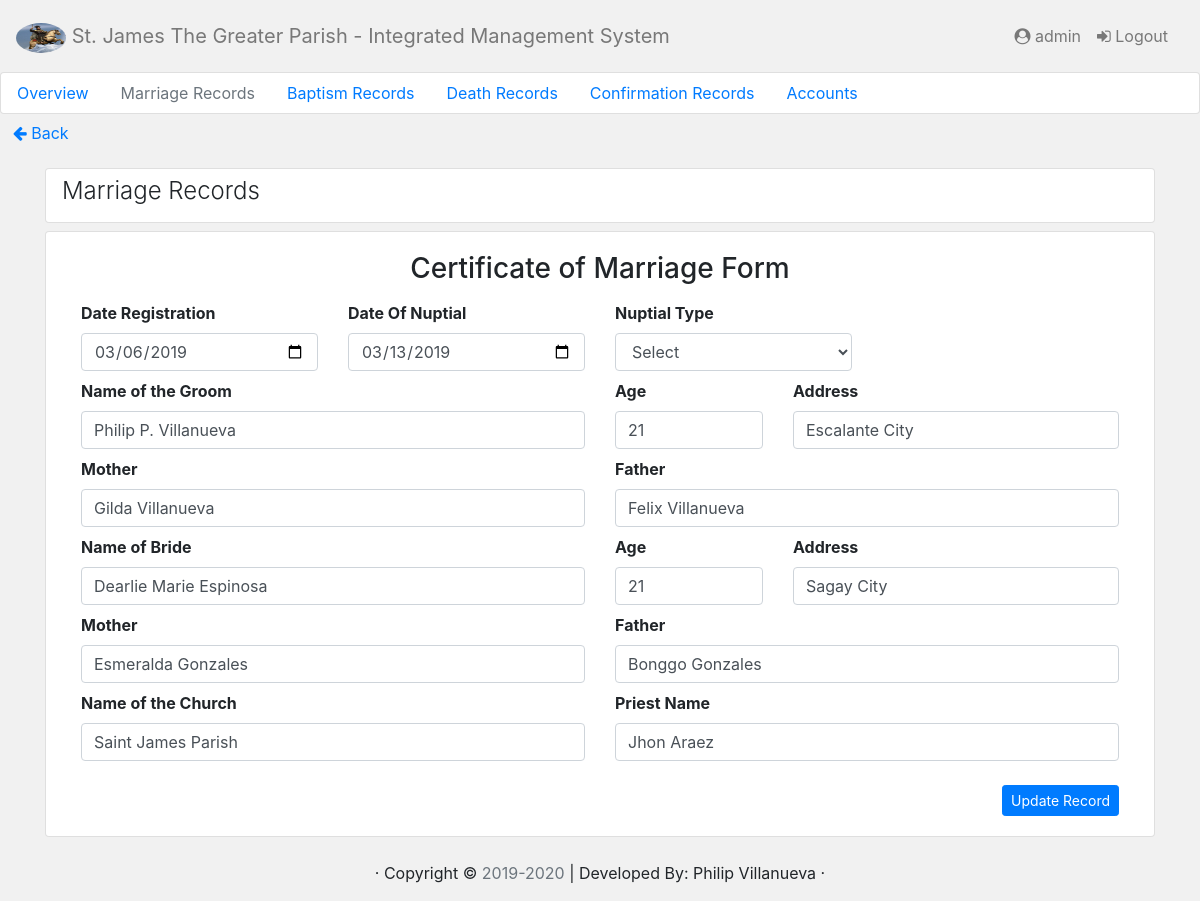
Screenshot of /view/marriage/edit.php?mid=12 (signed in) with the database file from the repository.
### tables this page shows
CREATE TABLE `marriage` (
  `id` int(11) NOT NULL,
  `date` varchar(20) NOT NULL,
  `date1` varchar(20) NOT NULL,
  `groom` varchar(255) NOT NULL,
  `age` varchar(255) NOT NULL,
  `address` varchar(255) NOT NULL,
  `mother` varchar(255) NOT NULL,
  `father` varchar(255) NOT NULL,
  `bride` varchar(255) NOT NULL,
  `age1` varchar(255) NOT NULL,
  `address1` varchar(255) NOT NULL,
  `mother1` varchar(255) NOT NULL,
  `father1` varchar(255) NOT NULL,
  `church` varchar(255) NOT NULL,
  `priest` varchar(255) NOT NULL,
  `nuptial_type` varchar(255) NOT NULL,
  `encoder` varchar(255) DEFAULT NULL,
  `created_at` timestamp NOT NULL DEFAULT CURRENT_TIMESTAMP ON UPDATE CURRENT_TIMESTAMP
);

### view/class/Marriage.php (called while the page is built, shortened)
<?php
class Marriage
{
        function getcoupleone($id){
            $conn = new Conn();
            $cn = $conn->connect(1);
            $data = array();
            $ctr = 0;
            $sql = "SELECT id,date, date1, groom, age, address, mother, father, bride, age1, address1, mother1, father1, church, priest,nuptial_type FROM marriage WHERE id=? ";
            $qry = $cn->prepare($sql);
            $qry->bind_param('s',$id);
            $qry->execute();
            $qry->bind_result($id,$date,$date1,$groom,$age,$address,$mother,$father,$bride,$age1,$address1,$mother1,$father1,$church,$priest,$nuptial_type);
            while($qry->fetch()){
                $data[$ctr]['id'] = $id;
                $data[$ctr]['date'] = $date;
                $data[$ctr]['date1'] = $date1;
                $data[$ctr]['groom'] = $groom;
                $data[$ctr]['age'] = $age;
                $data[$ctr]['address'] = $address;
                $data[$ctr]['mother'] = $mother;
                $data[$ctr]['father'] = $father;
                $data[$ctr]['bride'] = $bride;
                $data[$ctr]['age1'] = $age1;
                $data[$ctr]['address1'] = $address1;
                $data[$ctr]['mother1'] = $mother1;
                $data[$ctr]['father1'] = $father1;
                $data[$ctr]['church'] = $church;
                $data[$ctr]['priest'] = $priest;
                $data[$ctr]['nuptial_type'] = $nuptial_type;
                $ctr++;
            }
            return $data;
      }
}
?>

### view/marriage/edit.php (the view, shortened to what this page needs)
<?php
require_once "header.php"; ?>
<?php
    $mid = isset($_GET['mid']) ? $_GET['mid'] : "";
    $date = $date1= $groom= $age= $address= $mother= $father= $bride= $age1= $address1= $mother1= $father1= $church= $priest= $nuptial_type = "";
    require_once '../class/Marriage.php';
    $marriage = new Marriage();
    $marriage_array = $marriage->getcoupleone($mid);
     foreach($marriage_array as $value){
          $groom = $value['groom'];
          $bride = $value['bride'];
          $age = $value['age'];
          $age1 = $value['age1'];
          $address = $value['address'];
          $address1 = $value['address1'];
          $mother = $value['mother'];
          $mother1 = $value['mother1'];
          $father = $value['father'];
          $father1 = $value['father1'];
          $date = $value['date'];
          $date1 = $value['date1'];
          $church = $value['church'];
          $priest = $value['priest'];
  }
?>
<a href="index.php" class="btn btn-link"><i class="fa fa-arrow-left"></i> Back</a>
<div class="container mt-3 mb-3">
	<div class="row">
		<div class="col-md-12  animated fadeIn">
			<div class="card mb-2"><h4 class="font-weight-light navbar-text ml-3">Marriage Records </h4></div>
			<div class="card mb-5">
				<div class="card-body">
					 <div class="box box-info">
              <div class="box-header text-center">
                <h3 class="text-center box-title">Certificate of Marriage Form</h3>
              </div>
              <div class="box-body">
                <div class="form-group">
                  <div class="col-md-12 mt-3">
                    <form method="post" action="edit.php">
                                <div class="row">
                                    <div class="col-md-3 ">
                                        <label><b>Date Registration</b></label>
                                        <input required type="date" name="date" value="<?php echo $date ?>" class="form-control">
                                    </div>
                                    <div class="col-md-3">
                                        <label><b>Date Of Nuptial</b></label>
                                        <input required type="date" name="date1" value="<?php echo $date1 ?>" class="form-control">
                                    </div>
                                    <div class="col-md-3">
                                        <label><b>Nuptial Type</b></label>
                                        <select class="form-control" name="nuptial_type">
                                          <option value="">Select</option>
                                        </select>
                                    </div>
                                </div>
                                <div class="row mt-2">
                                    <div class="col-md-6 ">
                                        <label><b>Name of the Groom</b></label>
                                        <input required type="text" name="groom" value="<?php echo $groom ?>" class="form-control">
                                    </div>
                                    <div class="col-md-2">
                                        <label><b>Age</b></label>
                                        <input required type="number" name="age" value="<?php echo $age ?>" class="form-control">
                                    </div>
                                    <div class="col-md-4">
                                        <label><b>Address</b></label>
                                        <input required type="text" name="address" value="<?php echo $address ?>" class="form-control">
                                    </div>
                                </div>
                                <div class="row mt-2">
                                    <div class="col-md-6 ">
                                        <label><b>Mother</b></label>
                                        <input required type="text" name="mother" value="<?php echo $mother ?>" class="form-control">
                                    </div>
                                    <div class="col-md-6">
                                        <label><b>Father</b></label>
                                        <input required type="text" name="father" value="<?php echo $father ?>" class="form-control">
                                    </div>
                                </div>
                                <div class="row mt-2">
                                    <div class="col-md-6 ">
                                        <label><b>Name of Bride</b></label>
                                        <input required type="text" name="bride" value="<?php echo $bride ?>" class="form-control">
                                    </div>
                                    <div class="col-md-2">
                                        <label><b>Age</b></label>
                                        <input required type="number" name="age1" value="<?php echo $age1 ?>" class="form-control">
                                    </div>
                                    <div class="col-md-4">
                                        <label><b>Address</b></label>
                                        <input required type="text" name="address1" value="<?php echo $address1?>" class="form-control">
                                    </div>
                                </div>
                                <div class="row mt-2">
                                    <div class="col-md-6 ">
                                        <label><b>Mother</b></label>
                                        <input required type="text" name="mother1" value="<?php echo $mother1 ?>" class="form-control">
                                    </div>
                                    <div class="col-md-6">
                                        <label><b>Father</b></label>
                                        <input required type="text" name="father1" value="<?php echo $father1 ?>" class="form-control">
                                    </div>
                                </div>
                                <div class="row mt-2">
                                    <div class="col-md-6 ">
                                        <label><b>Name of the Church</b></label>
                                        <input required type="text" name="church" value="<?php echo $church ?>" class="form-control">
                                    </div>
                                    <div class="col-md-6">
                                        <label><b>Priest Name</b></label>
                                        <input required type="text" name="priest" value="<?php echo $priest ?>" class="form-control">
                                    </div>
                                </div>
                                <br>
                                <div class="pull-right">
                                <input  type="submit" name="btnUpdate" class="btn btn-primary btn-sm" value="Update Record">
                                </div>
                            </form>
                </div>
              </div>
              </div>
            </div>
				</div>
			</div>
		</div>
	</div>
</div>
<?php require_once "footer.php" ?>

### view/marriage/header.php (style rules this page uses)
a, u { text-decoration: none; }

### rows the page displays
marriage: date "03/06/2019", date1 "03/13/2019", groom "Philip P. Villanueva", age "21", address "Escalante City", mother "Gilda Villanueva", father "Felix Villanueva", bride "Dearlie Marie Espinosa", age1 "21", address1 "Sagay City", mother1 "Esmeralda Gonzales", father1 "Bonggo Gonzales", church "Saint James Parish", priest "Jhon Araez"

### other values shown
$_SESSION['username'] "admin"
